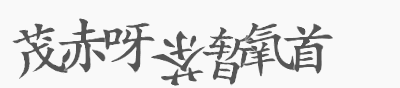
#> input picture CaptchaData/1.gif, 400 x 88 px
$ python -i Word2Feature.py   (imports and definitions only)
#> lines starting #> are read from the running program, lines starting #| are printed output that depends on the picture
#> further down, picture is the input picture: shape (88, 400); min 85, max 249, mean 225.7

#%%
import  cv2
from xihua import *
import  PIL
import  numpy as np
from ImageUtil import  *
import matplotlib.pyplot as plt
#%%

class Word2Feature(object):
    def __init__(self,rownum=4, colnum =9):
        self.rownum = 4
        self.colnum =9

    # [146 lines left out: functions run, get_features, __dfs, __split, dissolve, not called in this run]

#图片x轴的投影，如果有数据（黑色像素点0）值为1否则为0
def get_projection_x(image,invert=False):
    p_x = [0 for x in range(image.size[0])]
    for w in range(image.size[1]):
        for h in range(image.size[0]):
            # print(image.getpixel((h,w)))
            if invert:
                if image.getpixel((h,w)) == 255:
                    p_x[h] = 1
                    continue
            else:
                if image.getpixel((h,w)) == 0:
                    p_x[h] = 1
                    continue
    return p_x

def get_img_width(projection_x):
    start_pos = 0
    stop_pos = 0
    pro_len = len(projection_x) - 1
    for idx in range(pro_len):
        if projection_x[idx] > 0:
            start_pos = idx
            break
    for idx in range(pro_len):
        if projection_x[pro_len - idx] > 0:
            stop_pos = pro_len - idx
            break
    return stop_pos - start_pos

def rotating_calipers(raw_img):
    raw_img = Image.fromarray(raw_img.astype('uint8')).convert('L')
    img = raw_img.copy()
    min_width = 100
    min_angle =  100
    for angle in range(-20,20,2):
        temp_img = img.rotate(angle, expand = True,fillcolor ="white")
        jection = get_projection_x(temp_img, False)
        cur_width = get_img_width(jection)
        if cur_width < min_width:
            min_width = cur_width
            min_angle = angle
#> this loop made 20 passes
#> (pro_len in get_img_width, min_width) on pass 1: (405, 0)
#> pro_len in get_img_width on passes 2 to 7: 407, 409, 409, 409, 409, 409
#> pass 1, in rotating_calipers, `temp_img = img.rotate(angle, expand = True,fillcolor ="white")`:
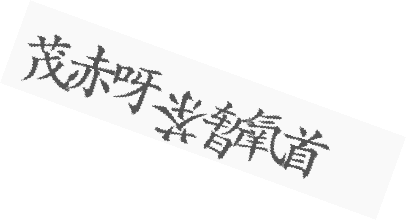
#> temp_img: PIL image 406x220 L; min 85, max 255, mean 243.5
#> pass 2, in rotating_calipers, `temp_img = img.rotate(angle, expand = True,fillcolor ="white")`:
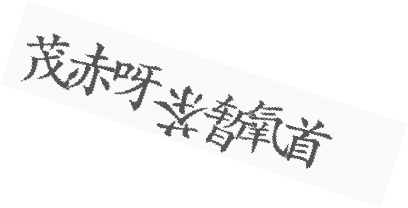
#> temp_img: PIL image 408x208 L; min 85, max 255, mean 242.9
#> pass 3, in rotating_calipers, `temp_img = img.rotate(angle, expand = True,fillcolor ="white")`:
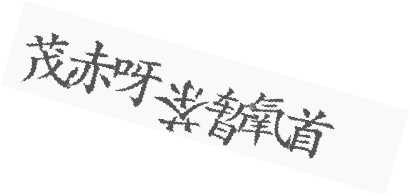
#> temp_img: PIL image 410x196 L; min 85, max 255, mean 242.2
#> after the loop:
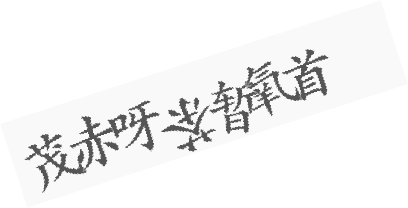
#> temp_img: PIL image 408x208 L; min 85, max 255, mean 242.9
#> after the loop, min_angle = -20; min_width = 0
    img = img.rotate(min_angle,expand=True, fillcolor = "white")
    img =np.asarray(img.convert("L"))#转化为灰度图像
#> (the run stopped early here; a loop or call above may not have finished)

$ run again, on CaptchaData/13.gif
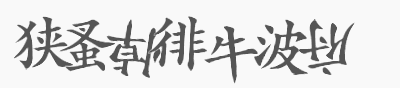
#> input picture CaptchaData/13.gif, 400 x 88 px
#> picture is the input picture: shape (88, 400); min 85, max 249, mean 221.7
#> the loop in rotating_calipers, `for angle in range(-20,20,2):` made 20 passes
#> (pro_len in get_img_width, min_width) on pass 1: (405, 0)
#> pass 1, in rotating_calipers, `temp_img = img.rotate(angle, expand = True,fillcolor ="white")`:
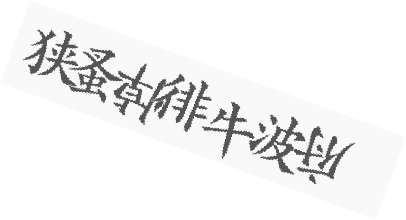
#> temp_img: PIL image 406x220 L; min 85, max 255, mean 241.9
#> after the loop in rotating_calipers, `for angle in range(-20,20,2):`:
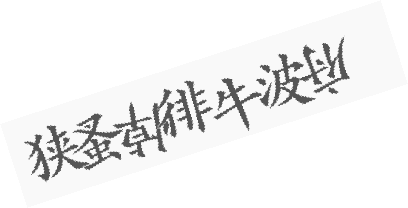
#> temp_img: PIL image 408x208 L; min 85, max 255, mean 241.2
#> after the loop in rotating_calipers, `for angle in range(-20,20,2):`: min_angle = -20; min_width = 0

$ run again, on CaptchaData/14.gif
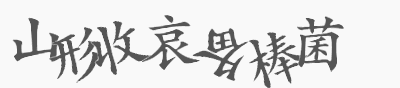
#> input picture CaptchaData/14.gif, 400 x 88 px
#> picture is the input picture: shape (88, 400); min 85, max 249, mean 223.9
#> the loop in rotating_calipers, `for angle in range(-20,20,2):` made 20 passes
#> (pro_len in get_img_width, min_width) on pass 1: (405, 0)
#> pass 1, in rotating_calipers, `temp_img = img.rotate(angle, expand = True,fillcolor ="white")`:
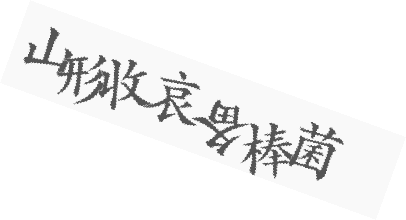
#> temp_img: PIL image 406x220 L; min 85, max 255, mean 242.7
#> after the loop in rotating_calipers, `for angle in range(-20,20,2):`:
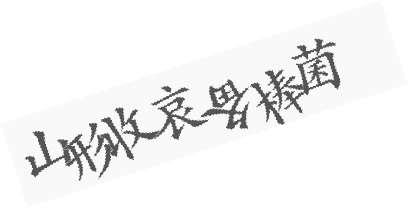
#> temp_img: PIL image 408x208 L; min 85, max 255, mean 242.1
#> after the loop in rotating_calipers, `for angle in range(-20,20,2):`: min_angle = -20; min_width = 0

$ run again, on CaptchaData/15.gif
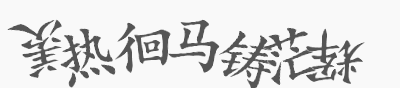
#> input picture CaptchaData/15.gif, 400 x 88 px
#> picture is the input picture: shape (88, 400); min 85, max 249, mean 222.6
#> the loop in rotating_calipers, `for angle in range(-20,20,2):` made 20 passes
#> (pro_len in get_img_width, min_width) on pass 1: (405, 0)
#> pass 1, in rotating_calipers, `temp_img = img.rotate(angle, expand = True,fillcolor ="white")`:
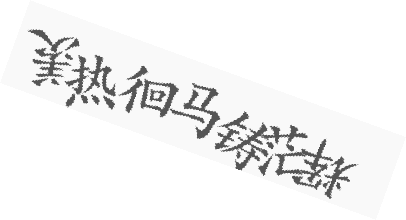
#> temp_img: PIL image 406x220 L; min 85, max 255, mean 242.3
#> after the loop in rotating_calipers, `for angle in range(-20,20,2):`:
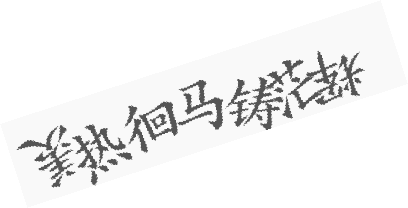
#> temp_img: PIL image 408x208 L; min 85, max 255, mean 241.6
#> after the loop in rotating_calipers, `for angle in range(-20,20,2):`: min_angle = -20; min_width = 0
